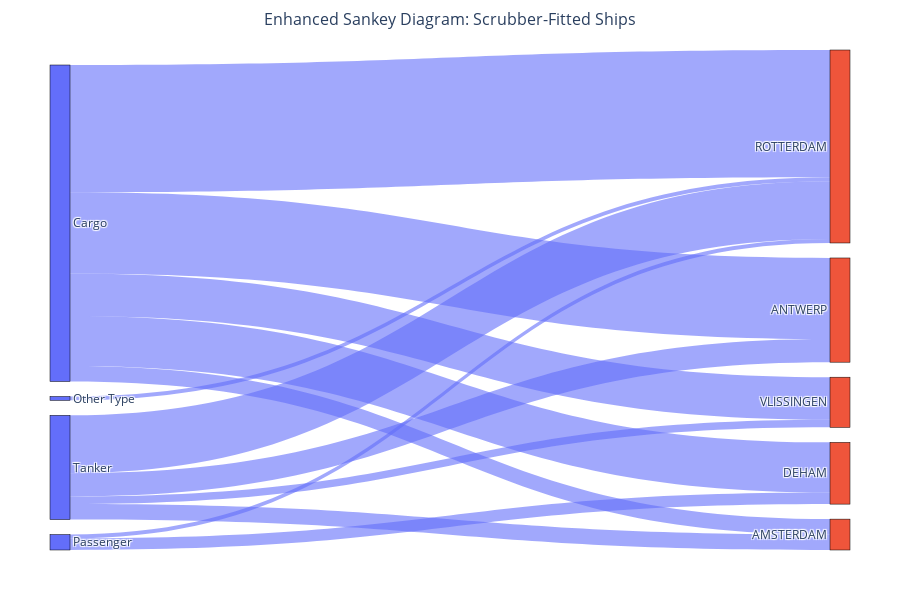
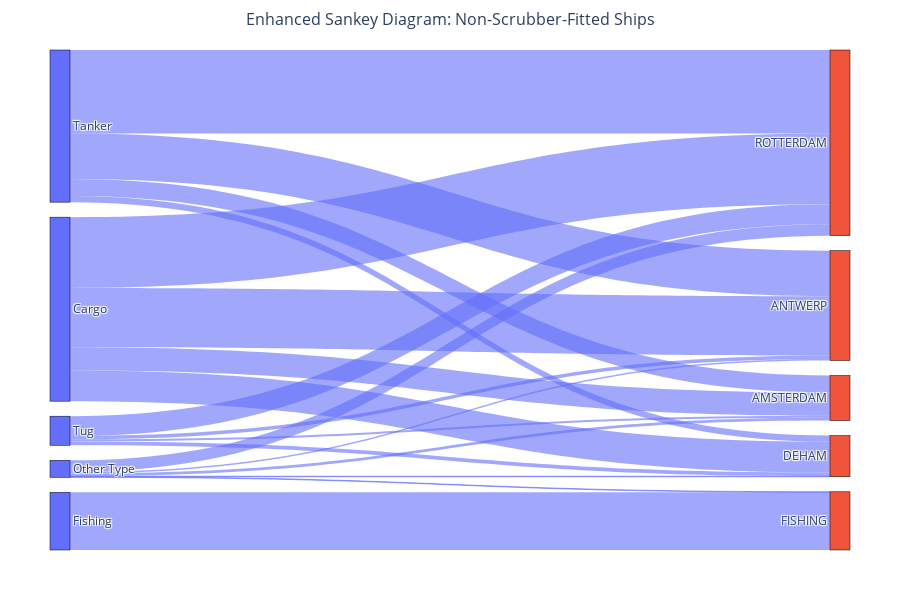

Notebook cell for these charts, in order:
### Code cell
import pandas as pd
import plotly.graph_objects as go

# Load scrubber data
scrubber_data = pd.read_csv('one_time_input/csvs/icct_scrubber_march_2025.csv')

# Merge scrubber data with unique_imo_data
unique_imo_data = unique_imo_data.merge(scrubber_data[['IMO Number', 'SOx Scrubber Status']])

# Add a column to indicate scrubber status
unique_imo_data['Scrubber Status'] = unique_imo_data['SOx Scrubber Status'].fillna('Non-Scrubber')

# Separate data into scrubber-fitted and non-scrubber-fitted ships
scrubber_fitted = unique_imo_data[unique_imo_data['Scrubber Status'] == 'Fitted']
non_scrubber_fitted = unique_imo_data[unique_imo_data['Scrubber Status'] == 'Non-Scrubber']

# Function to create enhanced Sankey diagram
def create_sankey(data, title):
    top_ship_types = data['ship_type'].value_counts().head(5).index.tolist()
    top_destinations = data['destination'].value_counts().head(5).index.tolist()

    filtered = data[data['ship_type'].isin(top_ship_types) & data['destination'].isin(top_destinations)]
    grouped = filtered.groupby(['ship_type', 'destination']).size().reset_index(name='count')

    labels = list(top_ship_types) + list(top_destinations)
    ship_type_to_index = {ship: i for i, ship in enumerate(top_ship_types)}
    destination_to_index = {dest: i + len(top_ship_types) for i, dest in enumerate(top_destinations)}

    source = []
    target = []
    values = []
    for _, row in grouped.iterrows():
        st = row['ship_type']
        dest = row['destination']
        if st in ship_type_to_index and dest in destination_to_index:
            source.append(ship_type_to_index[st])
            target.append(destination_to_index[dest])
            values.append(row['count'])

    # Define colors for nodes and links
    node_colors = ["#636EFA"] * len(top_ship_types) + ["#EF553B"] * len(top_destinations)
    link_colors = ["rgba(99, 110, 250, 0.6)"] * len(source)

    fig = go.Figure(data=[go.Sankey(
        node=dict(
            pad=15,
            thickness=20,
            line=dict(color='black', width=0.5),
            label=labels,
            color=node_colors
        ),
        link=dict(
            source=source,
            target=target,
            value=values,
            color=link_colors,
            hoverinfo="all"  # Updated to a valid value
        )
    )])

    # Update layout for better readability
    fig.update_layout(
        title_text=title,
        font_size=12,
        title_font_size=16,
        title_x=0.5,
        margin=dict(l=50, r=50, t=50, b=50),
        height=600
    )
    fig.show()

# Create enhanced Sankey diagrams
create_sankey(scrubber_fitted, 'Enhanced Sankey Diagram: Scrubber-Fitted Ships')
create_sankey(non_scrubber_fitted, 'Enhanced Sankey Diagram: Non-Scrubber-Fitted Ships')

### Figure 1 — Plotly figure (JSON) as saved in the notebook; plotly's stock layout.template omitted (floating-point values rounded to 4 significant figures)
{"data": [{"link": {"color": ["rgba(99, 110, 250, 0.6)", "rgba(99, 110, 250, 0.6)", "rgba(99, 110, 250, 0.6)", "rgba(99, 110, 250, 0.6)", "rgba(99, 110, 250, 0.6)", "rgba(99, 110, 250, 0.6)", "rgba(99, 110, 250, 0.6)", "rgba(99, 110, 250, 0.6)", "rgba(99, 110, 250, 0.6)", "rgba(99, 110, 250, 0.6)", "rgba(99, 110, 250, 0.6)", "rgba(99, 110, 250, 0.6)"], "hoverinfo": "all", "source": [0, 0, 0, 0, 0, 3, 2, 2, 1, 1, 1, 1], "target": [9, 6, 7, 5, 8, 5, 7, 5, 9, 6, 5, 8], "value": [4, 21, 13, 33, 11, 1, 3, 1, 4, 6, 15, 2]}, "node": {"color": ["#636EFA", "#636EFA", "#636EFA", "#636EFA", "#636EFA", "#EF553B", "#EF553B", "#EF553B", "#EF553B", "#EF553B"], "label": ["Cargo", "Tanker", "Passenger", "Other Type", "Not available (default)", "ROTTERDAM", "ANTWERP", "DEHAM", "VLISSINGEN", "AMSTERDAM"], "line": {"color": "black", "width": 0.5}, "pad": 15, "thickness": 20}, "type": "sankey"}], "layout": {"font": {"size": 12}, "height": 600, "margin": {"b": 50, "l": 50, "r": 50, "t": 50}, "title": {"font": {"size": 16}, "text": "Enhanced Sankey Diagram: Scrubber-Fitted Ships", "x": 0.5}}}

### Figure 2 — Plotly figure (JSON) as saved in the notebook; plotly's stock layout.template omitted (floating-point values rounded to 4 significant figures)
{"data": [{"link": {"color": ["rgba(99, 110, 250, 0.6)", "rgba(99, 110, 250, 0.6)", "rgba(99, 110, 250, 0.6)", "rgba(99, 110, 250, 0.6)", "rgba(99, 110, 250, 0.6)", "rgba(99, 110, 250, 0.6)", "rgba(99, 110, 250, 0.6)", "rgba(99, 110, 250, 0.6)", "rgba(99, 110, 250, 0.6)", "rgba(99, 110, 250, 0.6)", "rgba(99, 110, 250, 0.6)", "rgba(99, 110, 250, 0.6)", "rgba(99, 110, 250, 0.6)", "rgba(99, 110, 250, 0.6)", "rgba(99, 110, 250, 0.6)", "rgba(99, 110, 250, 0.6)", "rgba(99, 110, 250, 0.6)", "rgba(99, 110, 250, 0.6)"], "hoverinfo": "all", "source": [0, 0, 0, 0, 2, 3, 3, 3, 3, 3, 1, 1, 1, 1, 4, 4, 4, 4], "target": [8, 6, 9, 5, 7, 8, 6, 9, 7, 5, 8, 6, 9, 5, 8, 6, 9, 5], "value": [42, 108, 56, 129, 105, 5, 3, 1, 1, 21, 31, 83, 11, 152, 4, 6, 7, 36]}, "node": {"color": ["#636EFA", "#636EFA", "#636EFA", "#636EFA", "#636EFA", "#EF553B", "#EF553B", "#EF553B", "#EF553B", "#EF553B"], "label": ["Cargo", "Tanker", "Fishing", "Other Type", "Tug", "ROTTERDAM", "ANTWERP", "FISHING", "AMSTERDAM", "DEHAM"], "line": {"color": "black", "width": 0.5}, "pad": 15, "thickness": 20}, "type": "sankey"}], "layout": {"font": {"size": 12}, "height": 600, "margin": {"b": 50, "l": 50, "r": 50, "t": 50}, "title": {"font": {"size": 16}, "text": "Enhanced Sankey Diagram: Non-Scrubber-Fitted Ships", "x": 0.5}}}
